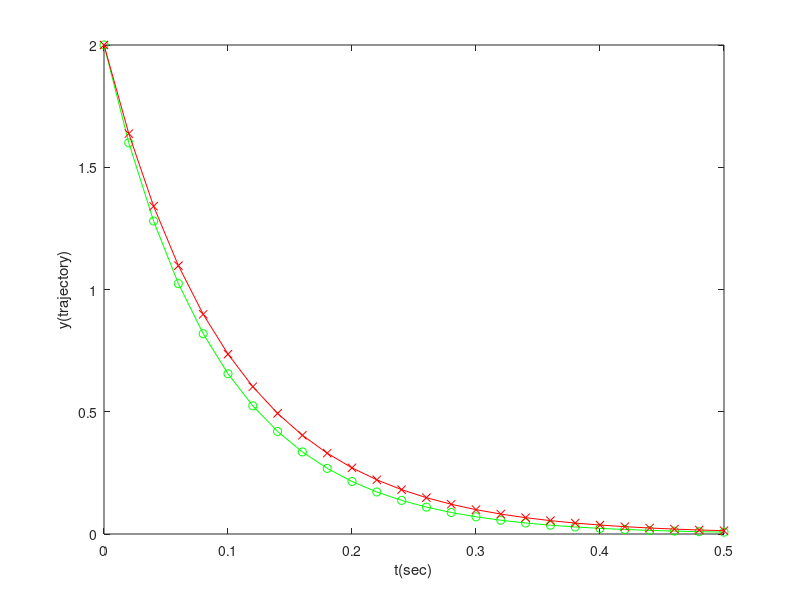

This chart was generated by the following MATLAB code:
% page 162
% y' = ry r = -10  y(0) = 2  0<= t<=5   stepsize(delta or h) = 0.02
% we get analytic solution by pencil and paper y(t) = 2*e^(-10*t)
clear;

r = -10; delta = 0.02; y(1) = 2;
k = 0;

for time = [delta : delta : 0.5]
    k = k + 1;
    y(k + 1) = y(k) + r*y(k)*delta;
end

t = [0:delta:0.5];
y_true = 2*exp(-10*t);
plot(t,y,'g-o', t, y_true,'r-x');
xlabel('t(sec)'),ylabel('y(trajectory)');
